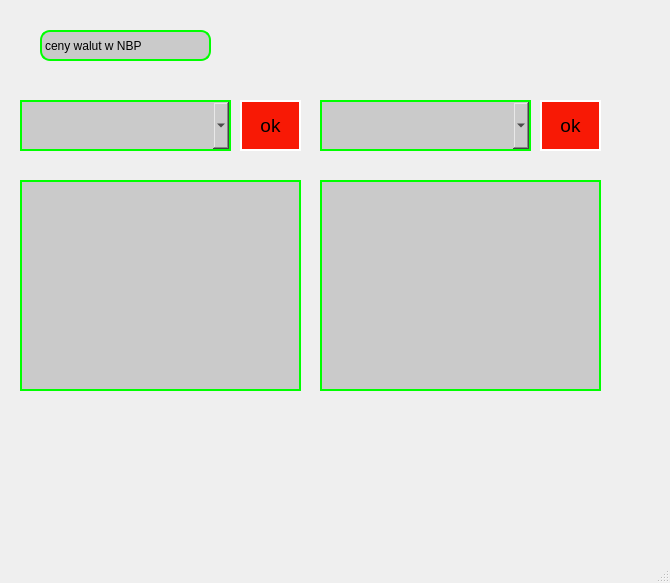
<?xml version="1.0" encoding="UTF-8"?>
<ui version="4.0">
 <class>MainWindow</class>
 <widget class="QMainWindow" name="MainWindow">
  <property name="geometry">
   <rect>
    <x>0</x>
    <y>0</y>
    <width>670</width>
    <height>583</height>
   </rect>
  </property>
  <property name="windowTitle">
   <string>MainWindow</string>
  </property>
  <widget class="QWidget" name="centralwidget">
   <widget class="QLabel" name="label">
    <property name="geometry">
     <rect>
      <x>40</x>
      <y>30</y>
      <width>171</width>
      <height>31</height>
     </rect>
    </property>
    <property name="styleSheet">
     <string notr="true">QLabel{
	background-color: rgb(202, 202, 202);
	border: 2px solid;
	border-color: rgb(0, 255, 0);
	border-radius: 10px;
}
QLabel:hover{
	background-color:rgb(142, 253, 255);
	border: 3px solid;
	border-color: rgb(0, 0, 255);

}</string>
    </property>
    <property name="text">
     <string>ceny walut w NBP</string>
    </property>
   </widget>
   <widget class="QComboBox" name="comboBox">
    <property name="geometry">
     <rect>
      <x>20</x>
      <y>100</y>
      <width>211</width>
      <height>51</height>
     </rect>
    </property>
    <property name="styleSheet">
     <string notr="true">QComboBox{
	background-color: rgb(202, 202, 202);
	border: 2px solid;
	border-color: rgb(0, 255, 0);
}
QComboBox:hover{
	background-color:rgb(142, 253, 255);
	border: 3px solid;
	border-color: rgb(0, 0, 255);
}</string>
    </property>
   </widget>
   <widget class="QPushButton" name="pushButton">
    <property name="geometry">
     <rect>
      <x>240</x>
      <y>100</y>
      <width>61</width>
      <height>51</height>
     </rect>
    </property>
    <property name="font">
     <font>
      <pointsize>14</pointsize>
     </font>
    </property>
    <property name="styleSheet">
     <string notr="true">QPushButton{
	background-color: rgb(248, 25, 5);
	border: 2px solid;
	border-color: rgb(255, 255,255);
}
QPushButton:hover{
	background-color:rgb(0,0,0);
	border: 3px solid;
	border-color: rgb(0, 0, 0);
	color: rgb(255, 255, 255);
	font-size:26px;
}</string>
    </property>
    <property name="text">
     <string>ok</string>
    </property>
   </widget>
   <widget class="QComboBox" name="comboBox_2">
    <property name="geometry">
     <rect>
      <x>320</x>
      <y>100</y>
      <width>211</width>
      <height>51</height>
     </rect>
    </property>
    <property name="styleSheet">
     <string notr="true">QComboBox{
	background-color: rgb(202, 202, 202);
	border: 2px solid;
	border-color: rgb(0, 255, 0);
}
QComboBox:hover{
	background-color:rgb(142, 253, 255);
	border: 3px solid;
	border-color: rgb(0, 0, 255);
}</string>
    </property>
   </widget>
   <widget class="QPushButton" name="pushButton_2">
    <property name="geometry">
     <rect>
      <x>540</x>
      <y>100</y>
      <width>61</width>
      <height>51</height>
     </rect>
    </property>
    <property name="font">
     <font>
      <pointsize>14</pointsize>
     </font>
    </property>
    <property name="styleSheet">
     <string notr="true">QPushButton{
	background-color: rgb(248, 25, 5);
	border: 2px solid;
	border-color: rgb(255, 255,255);
}
QPushButton:hover{
	background-color:rgb(0,0,0);
	border: 3px solid;
	border-color: rgb(0, 0, 0);
	color: rgb(255, 255, 255);
	font-size:26px;
}</string>
    </property>
    <property name="text">
     <string>ok</string>
    </property>
   </widget>
   <widget class="QTextBrowser" name="textBrowser">
    <property name="geometry">
     <rect>
      <x>20</x>
      <y>180</y>
      <width>281</width>
      <height>211</height>
     </rect>
    </property>
    <property name="styleSheet">
     <string notr="true">QTextBrowser{
	background-color: rgb(202, 202, 202);
	border: 2px solid;
	border-color: rgb(0, 255, 0);
}
QTextBrowser:hover{
	background-color:rgb(142, 253, 255);
	border: 3px solid;
	border-color: rgb(0, 0, 255);
}</string>
    </property>
   </widget>
   <widget class="QTextBrowser" name="textBrowser_2">
    <property name="geometry">
     <rect>
      <x>320</x>
      <y>180</y>
      <width>281</width>
      <height>211</height>
     </rect>
    </property>
    <property name="styleSheet">
     <string notr="true">QTextBrowser{
	background-color: rgb(202, 202, 202);
	border: 2px solid;
	border-color: rgb(0, 255, 0);
}
QTextBrowser:hover{
	background-color:rgb(142, 253, 255);
	border: 3px solid;
	border-color: rgb(0, 0, 255);
}</string>
    </property>
   </widget>
  </widget>
  <widget class="QMenuBar" name="menubar">
   <property name="geometry">
    <rect>
     <x>0</x>
     <y>0</y>
     <width>670</width>
     <height>21</height>
    </rect>
   </property>
  </widget>
  <widget class="QStatusBar" name="statusbar"/>
 </widget>
 <resources/>
 <connections/>
</ui>
